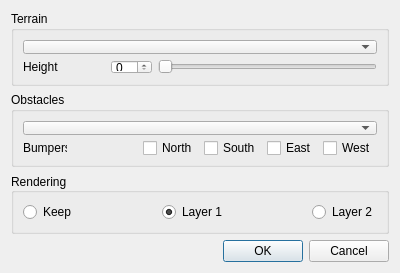
<?xml version="1.0" encoding="UTF-8"?>
<ui version="4.0">
 <class>TileEditWindow</class>
 <widget class="QDialog" name="TileEditWindow">
  <property name="windowModality">
   <enum>Qt::ApplicationModal</enum>
  </property>
  <property name="geometry">
   <rect>
    <x>0</x>
    <y>0</y>
    <width>400</width>
    <height>273</height>
   </rect>
  </property>
  <property name="sizePolicy">
   <sizepolicy hsizetype="Preferred" vsizetype="Preferred">
    <horstretch>0</horstretch>
    <verstretch>0</verstretch>
   </sizepolicy>
  </property>
  <property name="minimumSize">
   <size>
    <width>400</width>
    <height>250</height>
   </size>
  </property>
  <property name="maximumSize">
   <size>
    <width>16777215</width>
    <height>16777215</height>
   </size>
  </property>
  <property name="windowTitle">
   <string>Edit Tiles</string>
  </property>
  <property name="windowIcon">
   <iconset resource="images.qrc">
    <normaloff>:/images/main16.png</normaloff>:/images/main16.png</iconset>
  </property>
  <property name="modal">
   <bool>true</bool>
  </property>
  <layout class="QGridLayout" name="gridLayout">
   <item row="0" column="0">
    <layout class="QVBoxLayout" name="verticalLayout">
     <property name="sizeConstraint">
      <enum>QLayout::SetDefaultConstraint</enum>
     </property>
     <property name="margin">
      <number>0</number>
     </property>
     <item>
      <widget class="QGroupBox" name="groupBox_Terrain">
       <property name="title">
        <string>Terrain</string>
       </property>
       <property name="checkable">
        <bool>false</bool>
       </property>
       <layout class="QGridLayout" name="gridLayout_2">
        <item row="1" column="3">
         <widget class="QSlider" name="horizontalSlider_Height">
          <property name="maximum">
           <number>31</number>
          </property>
          <property name="orientation">
           <enum>Qt::Horizontal</enum>
          </property>
         </widget>
        </item>
        <item row="0" column="0" colspan="4">
         <widget class="QComboBox" name="comboBox_Terrain">
          <property name="editable">
           <bool>false</bool>
          </property>
         </widget>
        </item>
        <item row="1" column="0">
         <widget class="QLabel" name="label_Height">
          <property name="text">
           <string>Height</string>
          </property>
         </widget>
        </item>
        <item row="1" column="2">
         <widget class="QSpinBox" name="spinBox_Height">
          <property name="maximum">
           <number>31</number>
          </property>
         </widget>
        </item>
        <item row="1" column="1">
         <spacer name="horizontalSpacer_3">
          <property name="orientation">
           <enum>Qt::Horizontal</enum>
          </property>
          <property name="sizeType">
           <enum>QSizePolicy::Fixed</enum>
          </property>
          <property name="sizeHint" stdset="0">
           <size>
            <width>40</width>
            <height>20</height>
           </size>
          </property>
         </spacer>
        </item>
       </layout>
      </widget>
     </item>
     <item>
      <widget class="QGroupBox" name="groupBox_Obstacles">
       <property name="title">
        <string>Obstacles</string>
       </property>
       <layout class="QGridLayout" name="gridLayout_3">
        <item row="1" column="1">
         <spacer name="horizontalSpacer_2">
          <property name="orientation">
           <enum>Qt::Horizontal</enum>
          </property>
          <property name="sizeHint" stdset="0">
           <size>
            <width>40</width>
            <height>20</height>
           </size>
          </property>
         </spacer>
        </item>
        <item row="0" column="0" colspan="6">
         <widget class="QComboBox" name="comboBox_Obstacle">
          <property name="editable">
           <bool>false</bool>
          </property>
         </widget>
        </item>
        <item row="1" column="0">
         <widget class="QLabel" name="label_Bumpers">
          <property name="maximumSize">
           <size>
            <width>44</width>
            <height>16777215</height>
           </size>
          </property>
          <property name="text">
           <string>Bumpers</string>
          </property>
         </widget>
        </item>
        <item row="1" column="2">
         <widget class="QCheckBox" name="checkBox_North">
          <property name="text">
           <string>North</string>
          </property>
         </widget>
        </item>
        <item row="1" column="3">
         <widget class="QCheckBox" name="checkBox_South">
          <property name="text">
           <string>South</string>
          </property>
         </widget>
        </item>
        <item row="1" column="4">
         <widget class="QCheckBox" name="checkBox_East">
          <property name="text">
           <string>East</string>
          </property>
         </widget>
        </item>
        <item row="1" column="5">
         <widget class="QCheckBox" name="checkBox_West">
          <property name="text">
           <string>West</string>
          </property>
         </widget>
        </item>
       </layout>
      </widget>
     </item>
     <item>
      <widget class="QGroupBox" name="groupBox_Rendering">
       <property name="title">
        <string>Rendering</string>
       </property>
       <property name="alignment">
        <set>Qt::AlignLeading|Qt::AlignLeft|Qt::AlignVCenter</set>
       </property>
       <layout class="QGridLayout" name="gridLayout_4">
        <item row="0" column="2">
         <widget class="QRadioButton" name="radioButton_Layer1">
          <property name="enabled">
           <bool>true</bool>
          </property>
          <property name="text">
           <string>Layer 1</string>
          </property>
          <property name="checked">
           <bool>true</bool>
          </property>
         </widget>
        </item>
        <item row="0" column="4">
         <widget class="QRadioButton" name="radioButton_Layer2">
          <property name="enabled">
           <bool>true</bool>
          </property>
          <property name="sizePolicy">
           <sizepolicy hsizetype="Minimum" vsizetype="Fixed">
            <horstretch>0</horstretch>
            <verstretch>0</verstretch>
           </sizepolicy>
          </property>
          <property name="layoutDirection">
           <enum>Qt::LeftToRight</enum>
          </property>
          <property name="text">
           <string>Layer 2</string>
          </property>
          <property name="checkable">
           <bool>true</bool>
          </property>
         </widget>
        </item>
        <item row="0" column="1">
         <spacer name="horizontalSpacer_4">
          <property name="orientation">
           <enum>Qt::Horizontal</enum>
          </property>
          <property name="sizeHint" stdset="0">
           <size>
            <width>40</width>
            <height>20</height>
           </size>
          </property>
         </spacer>
        </item>
        <item row="0" column="3">
         <spacer name="horizontalSpacer_5">
          <property name="orientation">
           <enum>Qt::Horizontal</enum>
          </property>
          <property name="sizeHint" stdset="0">
           <size>
            <width>40</width>
            <height>20</height>
           </size>
          </property>
         </spacer>
        </item>
        <item row="0" column="0">
         <widget class="QRadioButton" name="radioButton_Keep">
          <property name="enabled">
           <bool>true</bool>
          </property>
          <property name="text">
           <string>Keep</string>
          </property>
          <property name="checked">
           <bool>false</bool>
          </property>
         </widget>
        </item>
       </layout>
      </widget>
     </item>
     <item>
      <layout class="QHBoxLayout" name="horizontalLayout">
       <item>
        <widget class="QDialogButtonBox" name="buttonBox">
         <property name="standardButtons">
          <set>QDialogButtonBox::Cancel|QDialogButtonBox::Ok</set>
         </property>
        </widget>
       </item>
      </layout>
     </item>
    </layout>
   </item>
  </layout>
 </widget>
 <resources>
  <include location="images.qrc"/>
 </resources>
 <connections>
  <connection>
   <sender>spinBox_Height</sender>
   <signal>valueChanged(int)</signal>
   <receiver>horizontalSlider_Height</receiver>
   <slot>setValue(int)</slot>
   <hints>
    <hint type="sourcelabel">
     <x>123</x>
     <y>68</y>
    </hint>
    <hint type="destinationlabel">
     <x>265</x>
     <y>68</y>
    </hint>
   </hints>
  </connection>
  <connection>
   <sender>horizontalSlider_Height</sender>
   <signal>valueChanged(int)</signal>
   <receiver>spinBox_Height</receiver>
   <slot>setValue(int)</slot>
   <hints>
    <hint type="sourcelabel">
     <x>265</x>
     <y>68</y>
    </hint>
    <hint type="destinationlabel">
     <x>123</x>
     <y>68</y>
    </hint>
   </hints>
  </connection>
  <connection>
   <sender>buttonBox</sender>
   <signal>accepted()</signal>
   <receiver>TileEditWindow</receiver>
   <slot>accept()</slot>
   <hints>
    <hint type="sourcelabel">
     <x>199</x>
     <y>250</y>
    </hint>
    <hint type="destinationlabel">
     <x>199</x>
     <y>136</y>
    </hint>
   </hints>
  </connection>
  <connection>
   <sender>buttonBox</sender>
   <signal>rejected()</signal>
   <receiver>TileEditWindow</receiver>
   <slot>reject()</slot>
   <hints>
    <hint type="sourcelabel">
     <x>199</x>
     <y>250</y>
    </hint>
    <hint type="destinationlabel">
     <x>199</x>
     <y>136</y>
    </hint>
   </hints>
  </connection>
 </connections>
</ui>
